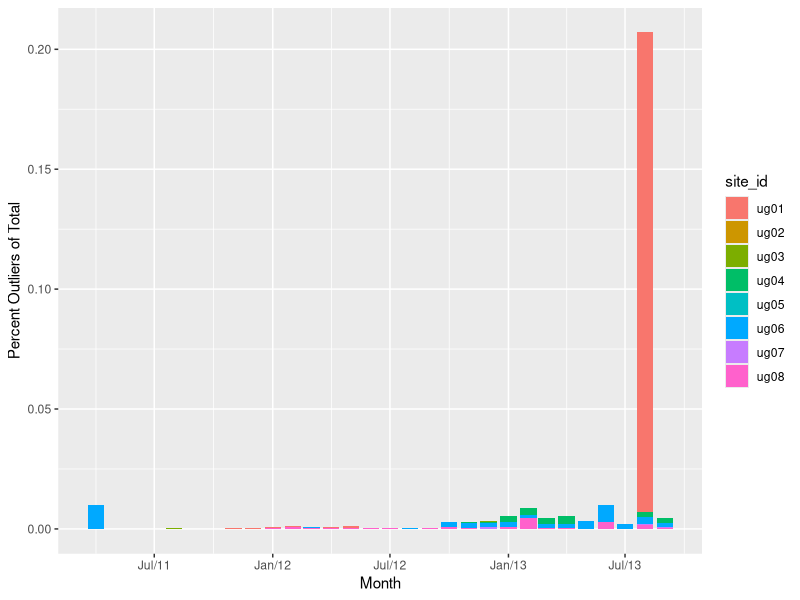

Generate this figure with R:
## ---- chunk 1
reads_outs <- read.csv('reads_outliers_monthly.csv')

reads_outs <- subset(reads_outs, ip_addr=='192_168_1_200')

reads_outs$month_as_date <- as.Date(reads_outs$time_stamp)
reads_outs$outs_percent <- reads_outs$outliers / reads_outs$readings

reads_outs <- subset(reads_outs, month_as_date > as.Date('2011-01-01'))
## ---- chunk 2
                                 
library(ggplot2)
library(scales)
ggplot(data = reads_outs, aes(month_as_date, fill = site_id)) + 
  geom_bar(aes(weight=outs_percent)) + 
  scale_x_date(labels=date_format("%b/%y")) +
  xlab("Month") +
  ylab("Percent Outliers of Total")

